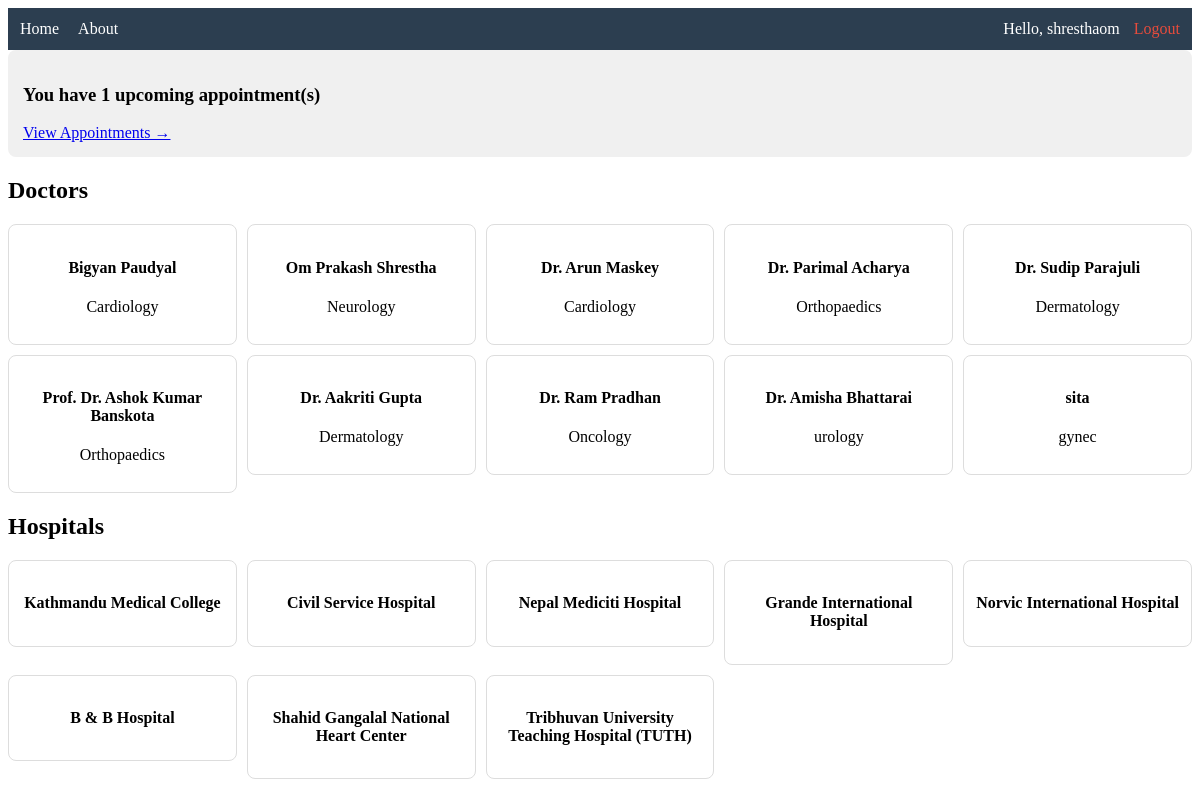
The page / (signed in) on the database its author committed.
### doctors/models.py (models this page shows, shortened)
class Doctor(models.Model):
    doctor_id = models.AutoField(primary_key=True)
    name = models.CharField(max_length=100)
    qualification = models.CharField(max_length=100)
    specialization = models.CharField(max_length=100)
    experience_years = models.PositiveIntegerField(default=0)
    hospital = models.ForeignKey('hospitals.Hospital', on_delete=models.CASCADE, null=True, blank=True)
    department = models.ForeignKey('hospitals.Department', on_delete=models.CASCADE, null=True, blank=True)
    email = models.EmailField(unique=True)
    fees = models.DecimalField(max_digits=8, decimal_places=2)
    phone = models.CharField(max_length=13)
    a_status = models.BooleanField(default=True)

### hospitals/models.py (models this page shows, shortened)
class Hospital(models.Model):
    hospital_id = models.AutoField(primary_key=True)
    name = models.CharField(max_length=100)
    address = models.CharField(max_length=200)
    phone = models.CharField(max_length=100)
    email = models.EmailField(unique=True)

### HomePage/views.py (the view)
# urls.py: path('', Home, name='home'),
def Home(request):
    doctors = Doctor.objects.all()
    hospitals = Hospital.objects.all()
    appointment_count = 0
    if request.user.is_authenticated:
        appointment_count = Appointment.objects.filter(
            patient=request.user,
            appointment_date__gte=date.today()
        ).count()
    return render(request, "HomePage/homepage.html", {
        'doctors': doctors,
        'hospitals': hospitals,
        'appointment_count': appointment_count
    })

### HomePage/templates/HomePage/homepage.html (shortened to what this page needs)
<!DOCTYPE html>
<html>
<head>
</head>
<body>
<div style="background:#2c3e50; padding:12px; color:white; display:flex; justify-content:space-between; align-items:center;">
    <div>
        <a href="{% url 'home' %}" style="color:white; margin-right:15px; text-decoration:none;">
            Home
        </a>
        <a href="#" style="color:white; margin-right:15px; text-decoration:none;">
            About
        </a>
    </div>
    <div>
        {% if user.is_authenticated %}
            <span style="margin-right:10px;">Hello, {{ user.username }}</span>
            <a href="{% url 'logout' %}" style="color:#e74c3c; text-decoration:none;">Logout</a>
        {% else %}
            <a href="{% url 'login' %}" style="color:#2ecc71; margin-right:10px;">Login</a>
            <a href="{% url 'register' %}" style="color:#3498db;">Register</a>
        {% endif %}
    </div>
</div>
{% if user.is_authenticated %}
<div class="top-box">
    <h3>You have {{ appointment_count }} upcoming appointment(s)</h3>
    <a href="{% url 'upcoming_appointments' %}">View Appointments →</a>
</div>
{% endif %}
<h2>Doctors</h2>
<div class="grid">
    {% for doctor in doctors %}
        <a class="card-link" href="{% url 'doctor_detail' doctor.doctor_id %}">
            <div class="card">
                <h4>{{ doctor.name }}</h4>
                <p>{{ doctor.specialization }}</p>
            </div>
        </a>
    {% endfor %}
</div>
<h2>Hospitals</h2>
<div class="grid">
    {% for hospital in hospitals %}
        <a class="card-link" href="{% url 'hospital_detail' hospital.hospital_id %}">
            <div class="card">
                <h4>{{ hospital.name }}</h4>
            </div>
        </a>
    {% endfor %}
</div>
</body>
</html>

### HomePage/templates/HomePage/homepage.html (style rules this page uses)
.grid { display: grid; grid-template-columns: repeat(5, 1fr); gap: 10px; }
.card { border: 1px solid #ddd; padding: 12px; border-radius: 8px; text-align: center; background: #fff; transition: 0.2s; }
.card-link { text-decoration: none; color: inherit; }
.top-box { background: #f0f0f0; padding: 15px; margin-bottom: 20px; border-radius: 8px; }

### rows shown on the page
Doctor: name "Bigyan Paudyal", specialization "Cardiology"
Doctor: name "Om Prakash Shrestha", specialization "Neurology"
Doctor: name "Dr. Arun Maskey", specialization "Cardiology"
Doctor: name "Dr. Parimal Acharya", specialization "Orthopaedics"
Doctor: name "Dr. Sudip Parajuli", specialization "Dermatology"
Doctor: name "Prof. Dr. Ashok Kumar Banskota", specialization "Orthopaedics"
Doctor: name "Dr. Aakriti Gupta", specialization "Dermatology"
Doctor: name "Dr. Ram Pradhan", specialization "Oncology"
Doctor: name "Dr. Amisha Bhattarai", specialization "urology"
Doctor: name "sita", specialization "gynec"
Hospital: name "Kathmandu Medical College"
Hospital: name "Civil Service Hospital"
Hospital: name "Nepal Mediciti Hospital"
Hospital: name "Grande International Hospital"
Hospital: name "Norvic International Hospital"
Hospital: name "B & B Hospital"
Hospital: name "Shahid Gangalal National Heart Center"
Hospital: name "Tribhuvan University Teaching Hospital (TUTH)"

### other values the page prints
{{ user.username }} "shresthaom"
{{ appointment_count }} "1"
